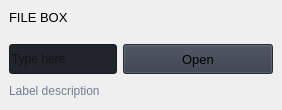
                        <widget class="QFrame" name="row_1">
                         <property name="frameShape">
                          <enum>QFrame::NoFrame</enum>
                         </property>
                         <layout class="QVBoxLayout" name="verticalLayout_16">
                          <property name="spacing">
                           <number>0</number>
                          </property>
                          <property name="leftMargin">
                           <number>0</number>
                          </property>
                          <property name="topMargin">
                           <number>0</number>
                          </property>
                          <property name="rightMargin">
                           <number>0</number>
                          </property>
                          <property name="bottomMargin">
                           <number>0</number>
                          </property>
                          <item>
                           <widget class="QFrame" name="frame_div_content_1">
                            <property name="minimumSize">
                             <size>
                              <width>0</width>
                              <height>110</height>
                             </size>
                            </property>
                            <property name="maximumSize">
                             <size>
                              <width>16777215</width>
                              <height>110</height>
                             </size>
                            </property>
                            <property name="frameShape">
                             <enum>QFrame::NoFrame</enum>
                            </property>
                            <layout class="QVBoxLayout" name="verticalLayout_17">
                             <property name="spacing">
                              <number>0</number>
                             </property>
                             <property name="leftMargin">
                              <number>0</number>
                             </property>
                             <property name="topMargin">
                              <number>0</number>
                             </property>
                             <property name="rightMargin">
                              <number>0</number>
                             </property>
                             <property name="bottomMargin">
                              <number>0</number>
                             </property>
                             <item>
                              <widget class="QFrame" name="frame_title_wid_1">
                               <property name="maximumSize">
                                <size>
                                 <width>16777215</width>
                                 <height>35</height>
                                </size>
                               </property>
                               <property name="frameShape">
                                <enum>QFrame::NoFrame</enum>
                               </property>
                               <layout class="QVBoxLayout" name="verticalLayout_18">
                                <item>
                                 <widget class="QLabel" name="labelBoxBlenderInstalation">
                                  <property name="font">
                                   <font>
                                    <family>Segoe UI</family>
                                    <pointsize>10</pointsize>
                                    <weight>50</weight>
                                    <italic>false</italic>
                                    <bold>false</bold>
                                   </font>
                                  </property>
                                  <property name="styleSheet">
                                   <string notr="true"/>
                                  </property>
                                  <property name="text">
                                   <string>FILE BOX</string>
                                  </property>
                                 </widget>
                                </item>
                               </layout>
                              </widget>
                             </item>
                             <item>
                              <widget class="QFrame" name="frame_content_wid_1">
                               <property name="frameShape">
                                <enum>QFrame::NoFrame</enum>
                               </property>
                               <layout class="QHBoxLayout" name="horizontalLayout_9">
                                <item>
                                 <layout class="QGridLayout" name="gridLayout">
                                  <property name="bottomMargin">
                                   <number>0</number>
                                  </property>
                                  <item row="0" column="0">
                                   <widget class="QLineEdit" name="lineEdit">
                                    <property name="minimumSize">
                                     <size>
                                      <width>0</width>
                                      <height>30</height>
                                     </size>
                                    </property>
                                    <property name="styleSheet">
                                     <string notr="true">background-color: rgb(33, 37, 43);</string>
                                    </property>
                                    <property name="text">
                                     <string/>
                                    </property>
                                    <property name="placeholderText">
                                     <string>Type here</string>
                                    </property>
                                   </widget>
                                  </item>
                                  <item row="0" column="1">
                                   <widget class="QPushButton" name="pushButton">
                                    <property name="minimumSize">
                                     <size>
                                      <width>150</width>
                                      <height>30</height>
                                     </size>
                                    </property>
                                    <property name="font">
                                     <font>
                                      <family>Segoe UI</family>
                                      <pointsize>10</pointsize>
                                      <weight>50</weight>
                                      <italic>false</italic>
                                      <bold>false</bold>
                                     </font>
                                    </property>
                                    <property name="cursor">
                                     <cursorShape>PointingHandCursor</cursorShape>
                                    </property>
                                    <property name="styleSheet">
                                     <string notr="true">background-color: rgb(52, 59, 72);</string>
                                    </property>
                                    <property name="text">
                                     <string>Open</string>
                                    </property>
                                    <property name="icon">
                                     <iconset>
                                      <normaloff>:/icons/images/icons/cil-folder-open.png</normaloff>:/icons/images/icons/cil-folder-open.png</iconset>
                                    </property>
                                   </widget>
                                  </item>
                                  <item row="1" column="0" colspan="2">
                                   <widget class="QLabel" name="labelVersion_3">
                                    <property name="styleSheet">
                                     <string notr="true">color: rgb(113, 126, 149);</string>
                                    </property>
                                    <property name="lineWidth">
                                     <number>1</number>
                                    </property>
                                    <property name="text">
                                     <string>Label description</string>
                                    </property>
                                   </widget>
                                  </item>
                                 </layout>
                                </item>
                               </layout>
                              </widget>
                             </item>
                            </layout>
                           </widget>
                          </item>
                         </layout>
                        </widget>
